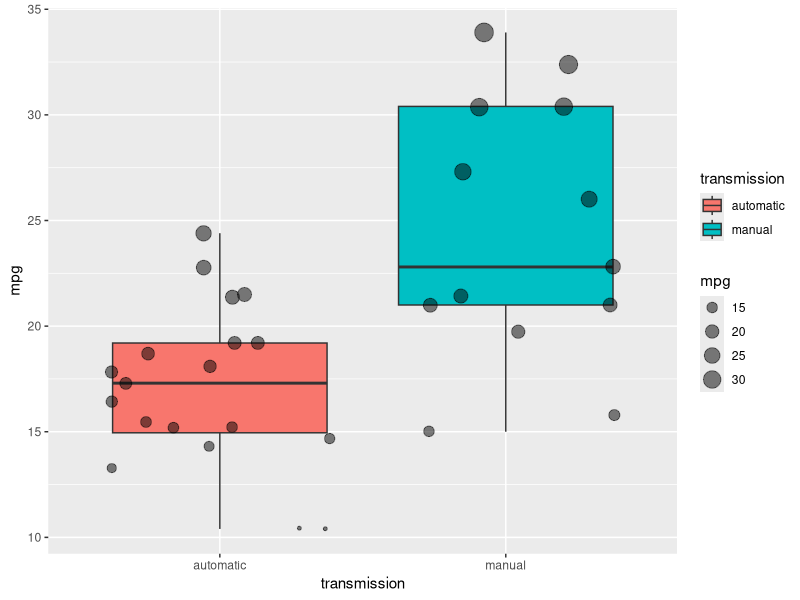
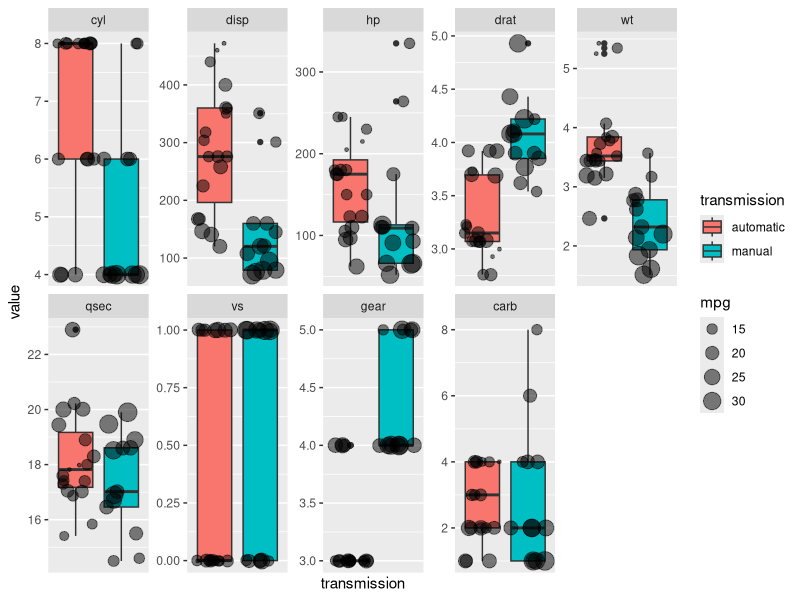
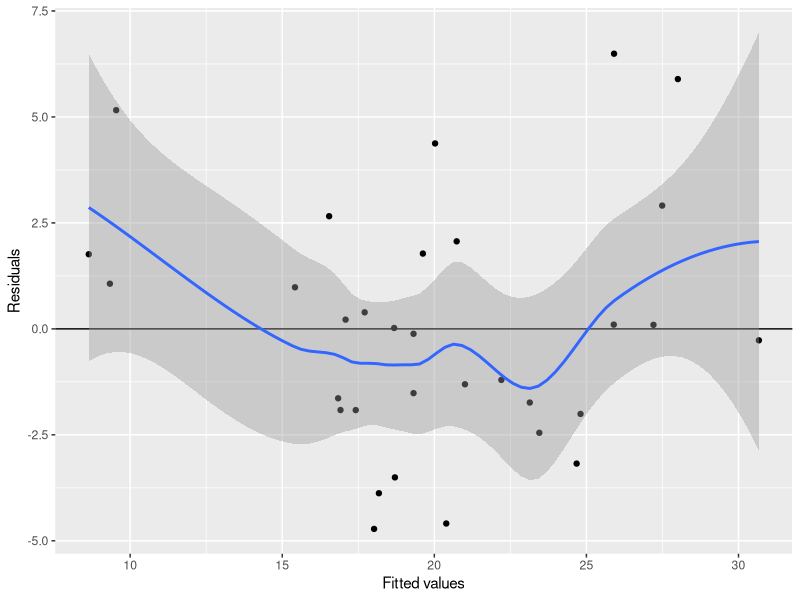
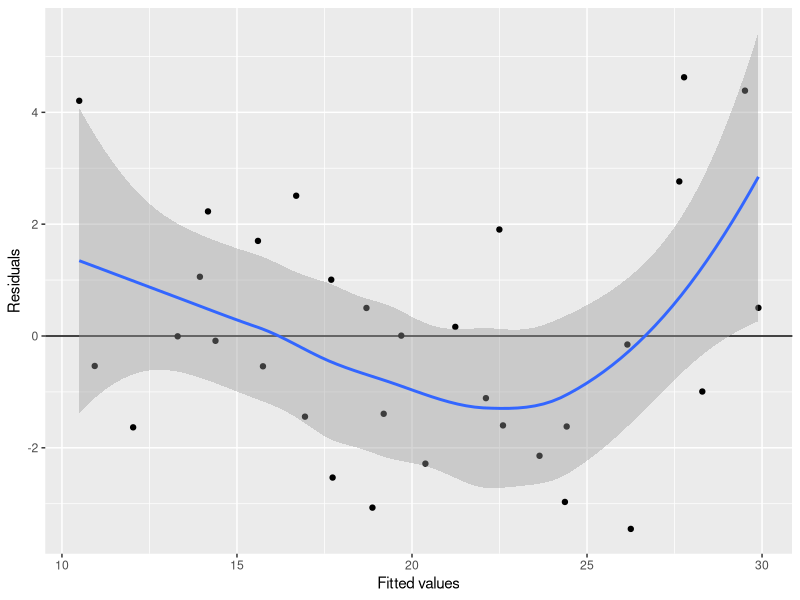

The R source for these figures, in order:
## ---- chunk 1
library(dplyr)
library(ggplot2)
library(reshape2)

data(mtcars)
mtcarsNum <- mtcars
cor(mtcarsNum)[c("mpg", "am"), ]
## ---- chunk 2
mtcars <- mtcars %>%
    mutate(transmission = factor(am, labels = c("automatic", "manual"))) %>%
    select(-am)
## ---- chunk 3
fm1 <- formula(mpg ~ transmission)
model1 <- lm(fm1, data = mtcars)
summary(model1)
## ---- chunk 4
fm2 <- formula(mpg ~ transmission + drat + wt + gear)
model2 <- lm(fm2, data = mtcars)
## ---- chunk 5
fmAll <- formula(mpg ~ .)
modelAll <- lm(fmAll, data = mtcars)
## ---- chunk 6
ggplot(mtcars, aes(y = mpg, x = transmission)) +
    geom_boxplot(aes(fill = transmission)) +
    geom_jitter(aes(size = mpg), alpha = 0.5)
## ---- chunk 7
mtcars_long <- melt(mtcars, id.vars = c("transmission", "mpg"))

ggplot(mtcars_long, aes(y = value, x = transmission)) +
    geom_boxplot(aes(fill = transmission)) +
    geom_jitter(aes(size = mpg), alpha = 0.5) +
    scale_x_discrete(breaks = NULL) +
    facet_wrap(~ variable, scales = "free_y", nrow = 2)
## ---- chunk 8
residPred <- data.frame(residuals = residuals(model2), yhat = predict(model2))

ggplot(residPred, aes(x = yhat, y = residuals)) +
    geom_point() +
    xlab("Fitted values") +
    ylab("Residuals") +
    geom_hline(yintercept = 0) +
    geom_smooth(method = "loess")
## ---- chunk 9
residPred <- data.frame(residuals = residuals(modelAll), 
                        yhat = predict(modelAll))

ggplot(residPred, aes(x = yhat, y = residuals)) +
    geom_point() +
    xlab("Fitted values") +
    ylab("Residuals") +
    geom_hline(yintercept = 0) +
    geom_smooth(method = "loess")
